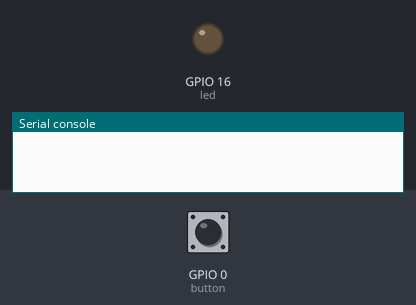
A program run on a simulated ESP32 board running MicroPython. Shown: output pins drawn as LEDs (lit = HIGH), the last lines printed to the serial console. The inputs (shaded band) are chosen by the test bench; at power-on: GPIO 0 (button) HIGH.

Above: at 1.2 s.
1.3 s: GPIO 0 (button) pulled LOW for 0.15 s
At 2.5 s:
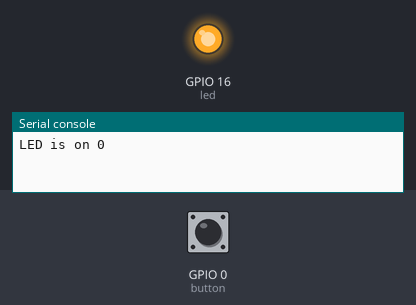
2.9 s: GPIO 0 (button) pulled LOW for 1 s
At 3.9 s:
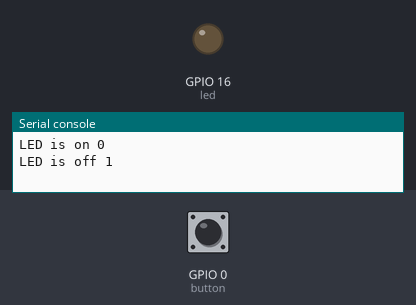
5.4 s: GPIO 0 (button) pulled LOW for 3.2 s
At 5.8 s:
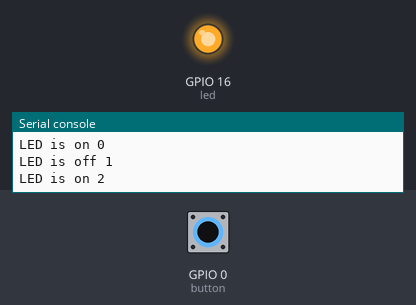
Timing chart, 0 to 8.4 s (numbered marks = the images above; inputs shaded):
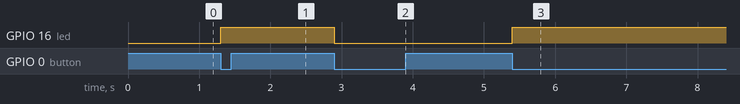

The program:

main.py
```python
#micropython script

#led toggle with buttons

import machine
import time

#create object for led pin
led = machine.Pin(16,machine.Pin.OUT)

#object for button
button = machine.Pin(0,machine.Pin.IN,machine.Pin.PULL_UP)
count = 0

while True:
    try:
        if button.value() == 0:
            led.value(not led.value())
            print(f"LED is on {count}" if led.value() else f"LED is off {count}")
            count = count+1
            while button.value() == 0:
                time.sleep_ms(20)
    except KeyboardInterrupt:
        print("Exit")
        break
```

Measured:
- after the input at 1.3 s, GPIO 16 (led): LOW → HIGH at once
- after the input at 2.9 s, GPIO 16 (led): HIGH → LOW at once
- after the input at 5.4 s, GPIO 16 (led): LOW → HIGH at once
